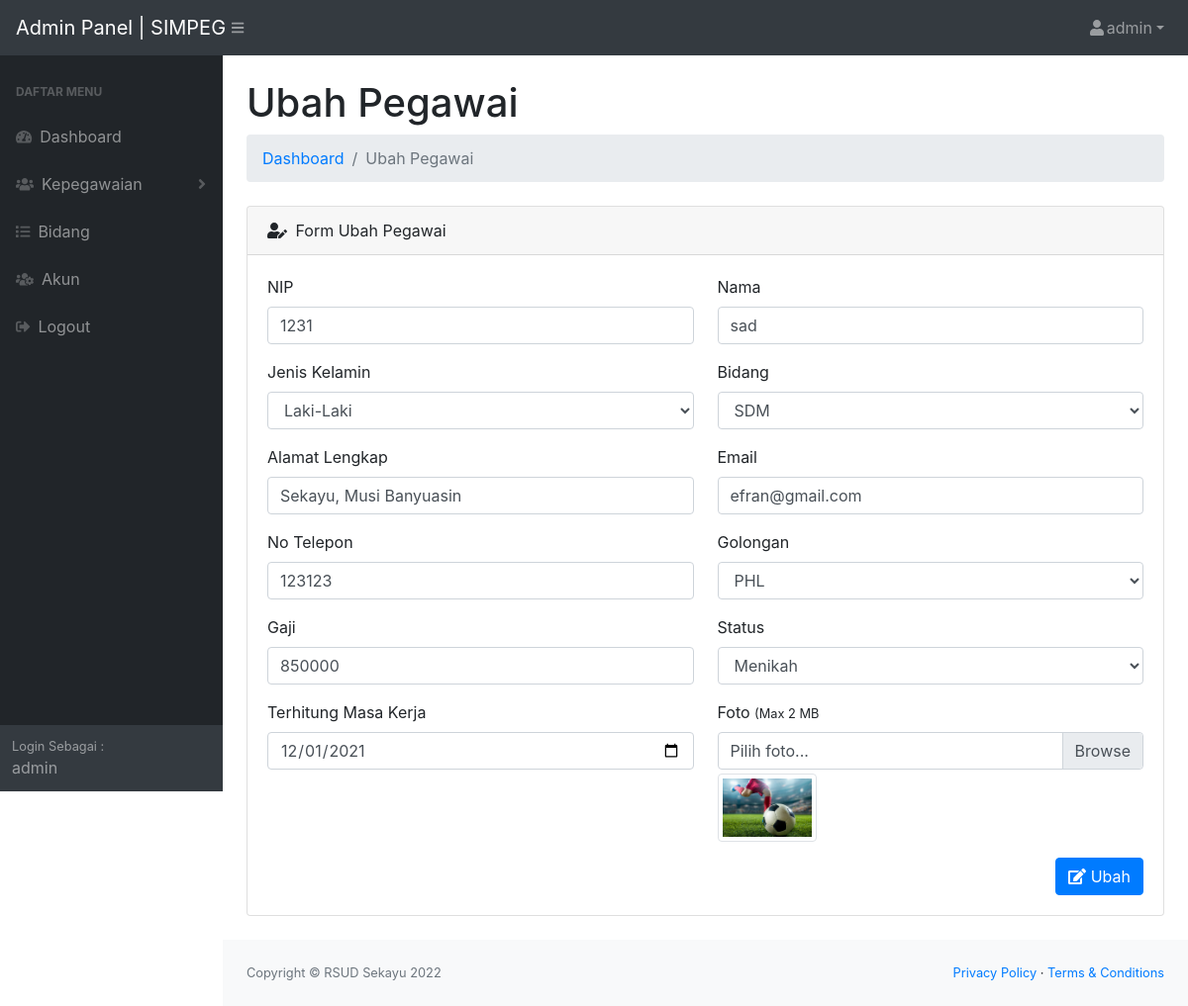
Page /admin/ubah-pegawai.php?id_pegawai=7 (signed in) on the committed database.
### tables this page shows
CREATE TABLE `pegawai` (
  `id_pegawai` int(11) NOT NULL,
  `id_bidang` int(11) NOT NULL,
  `nip` int(11) NOT NULL,
  `nama` varchar(150) NOT NULL,
  `jk` varchar(15) NOT NULL,
  `alamat` text NOT NULL,
  `email` varchar(50) NOT NULL,
  `no_telepon` varchar(25) NOT NULL,
  `golongan` varchar(20) NOT NULL,
  `gaji` varchar(50) NOT NULL,
  `status` varchar(15) NOT NULL,
  `tmk` date NOT NULL COMMENT 'terhitung masa kerja (tmk)',
  `foto` varchar(150) NOT NULL,
  `id_user` int(11) DEFAULT NULL,
  `tanggal` datetime NOT NULL DEFAULT current_timestamp()
);

### admin/config/controller.php (called while the page is built, shortened)
<?php
function query($query)
{
    global $db;
    $result = mysqli_query($db, $query);
    $rows = [];
    while ($row = mysqli_fetch_assoc($result)) {
        $rows[] = $row;
    }
    return $rows;
}

### admin/ubah-pegawai.php (the view, shortened to what this page needs)
<?php
include 'layout/header.php';
$id_pegawai = (int)$_GET['id_pegawai'];
$pegawai = query("SELECT * FROM pegawai WHERE id_pegawai = '$id_pegawai'")[0];
$bidang = query("SELECT * FROM bidang ORDER BY id_bidang DESC");
?>
<div id="layoutSidenav_content">
<main>
    <div class="container-fluid">
        <h1 class="mt-4"> Ubah Pegawai</h1>
        <ol class="breadcrumb mb-4">
            <li class="breadcrumb-item"><a href="index.php">Dashboard</a></li>
            <li class="breadcrumb-item active">Ubah Pegawai</li>
        </ol>
        <div class="card mb-4">
            <div class="card-header">
                <i class="fas fa-user-edit mr-1"></i>
                Form Ubah Pegawai
            </div>
            <div class="card-body">
               <form action="" method="POST" enctype="multipart/form-data">
	               	 <div class="row">
	                	<div class="form-group col-sm-6">
	                		<label for="nip">NIP</label>
	                		<input type="number" name="nip" id="nip" class="form-control" required minlength="8" value="<?= $pegawai['nip']; ?>">
	                	</div>
	                	<div class="form-group col-sm-6">
	                		<label for="nama">Nama</label>
	                		<input type="text" name="nama" id="nama" class="form-control" required minlength="3" value="<?= $pegawai['nama']; ?>">
	                	</div>
	                </div>
	                <div class="row">
	                	<div class="form-group col-sm-6">
	                		<label for="jk">Jenis Kelamin</label>
	                		<select name="jk" id="jk" class="form-control" required>
	                			<?php $jk = $pegawai['jk']; ?>
	                			<option value="Laki-Laki" <?= $jk == 'Laki-Laki' ? 'selected' : null ?>>Laki-Laki</option>
	                		</select>
	                	</div>
	                	<div class="form-group col-sm-6">
	                		<label for="id_bidang">Bidang</label>
	                		<select name="id_bidang" id="id_bidang" class="form-control">
	                			<?php foreach ($bidang as $option) : ?>
	                				<?php if ($pegawai['id_bidang'] == $option['id_bidang']) : ?>
	                					<option value="<?= $option['id_bidang'] ?>" selected><?= $option['nama_bidang'] ?></option>
	                				<?php else : ?>
	                					<option value="<?= $option['id_bidang'] ?>"><?= $option['nama_bidang'] ?></option>
	                				<?php endif; ?>
	                			<?php endforeach; ?>
	                		</select>
	                	</div>
	                </div>
	                <div class="row">
	                	<div class="form-group col-sm-6">
	                		<label for="alamat">Alamat Lengkap</label>
	                		<input type="text" name="alamat" id="alamat" class="form-control" required minlength="3" value="<?= $pegawai['alamat']; ?>">
	                	</div>
	                	<div class="form-group col-sm-6">
	                		<label for="email">Email</label>
	                		<input type="email" name="email" id="email" class="form-control" required minlength="8" value="<?= $pegawai['email']; ?>">
	                	</div>
	                </div>
	                <div class="row">
	                	<div class="form-group col-sm-6">
	                		<label for="no_telepon">No Telepon</label>
	                		<input type="number" name="no_telepon" id="no_telepon" class="form-control" required minlength="8" value="<?= $pegawai['no_telepon']; ?>">
	                	</div>
	                	<div class="form-group col-sm-6">
	                		<label for="golongan">Golongan</label>
	                		<select name="golongan" id="golongan" class="form-control" required>
	                			<?php $golongan = $pegawai['golongan']; ?>
	                			<option value="PHL" <?= $golongan == 'PHL' ? 'selected' : null ?>>PHL</option>
	                		</select>
	                	</div>
	                </div>
	                <div class="row">
	                	<div class="form-group col-sm-6">
	                		<label for="gaji">Gaji</label>
	                		<input type="number" name="gaji" id="gaji" class="form-control" required minlength="6" value="<?= $pegawai['gaji']; ?>">
	                	</div>
	                	<div class="form-group col-sm-6">
	                		<label for="status">Status</label>
	                		<select name="status" id="status" class="form-control" required>
	                			<?php $status = $pegawai['status']; ?>
	                			<option value="Menikah" <?= $status == 'Menikah' ? 'selected' : null?>>Menikah</option>
	                		</select>
	                	</div>
	                </div>
	                <div class="row">
	                	<div class="form-group col-sm-6">
	                		<label for="tmk">Terhitung Masa Kerja</label>
	                		<input type="date" name="tmk" id="tmk" class="form-control" required minlength="6" value="<?= $pegawai['tmk']; ?>">
	                	</div>
	                	<div class="form-group col-sm-6">
	                		<label for="foto">Foto <small>(Max 2 MB</small></label><br>
                            <div class="custom-file">
                                <label class="custom-file-label" for="foto">Pilih foto...</label>
                            </div>
                            <div class="mt-1">
                                <img src="assets/img/<?= $pegawai['foto']; ?>" alt="" class="img-thumbnail img-preview" width="100px">
                            </div>
	                	</div>
	                </div>
					<div class="float-right">
	                	<button type="submit" name="ubah" class="btn btn-primary"><i class="fas fa-edit"></i> Ubah</button>
					</div>
               </form>
            </div>
        </div>
    </div>
</main>
<?php include 'layout/footer.php'; ?>

### rows in the picture
pegawai: nip "1231", nama "sad", jk "Laki-Laki", alamat "Sekayu, Musi Banyuasin", email "efran@gmail.com", no_telepon "123123", golongan "PHL", gaji "850000", status "Menikah", tmk "12/01/2021", foto (picture)

### other values in the picture
$nama "admin"
form field id_bidang "SDM"
